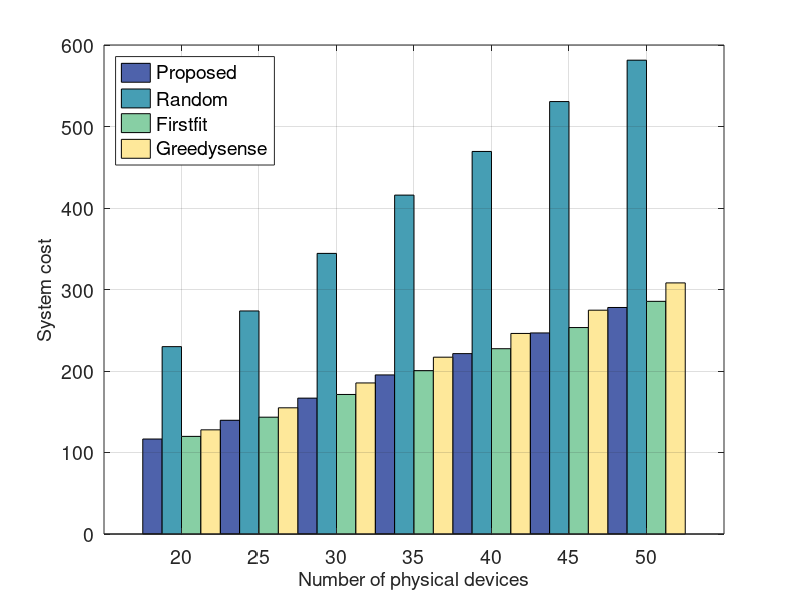

Recreate this plot in MATLAB.
%
total = [116.543306406895,229.909754964333,119.787888264111,127.812398239868;139.552292407468,273.678414314081,143.337903093228,154.842642370178;166.716897245278,344.318145587933,171.220036510720,185.346811750215;195.198185740003,415.827178644694,200.483788476112,216.956915338211;221.343054705909,469.395313883007,227.364046227249,246.088515110942;246.713652682674,530.597371675859,253.315521657681,274.627484718140;277.942704846061,581.386122517560,285.487140149094,308.099202158893];
device = [20,25,30,35,40,45,50];

p = bar(device,total,1);
set(p(1),'FaceColor',[78,98,171]/255)
set(p(2),'FaceColor',[70,158,180]/255)
set(p(3),'FaceColor',[135,207,164]/255)
set(p(4),'FaceColor',[254,232,154]/255)
grid on;
set(gca,'fontsize',14);
xlabel('Number of physical devices','fontsize',14);
ylabel('System cost','fontsize',14);
legend('Proposed','Random','Firstfit','Greedysense','location','northwest','fontsize',14);